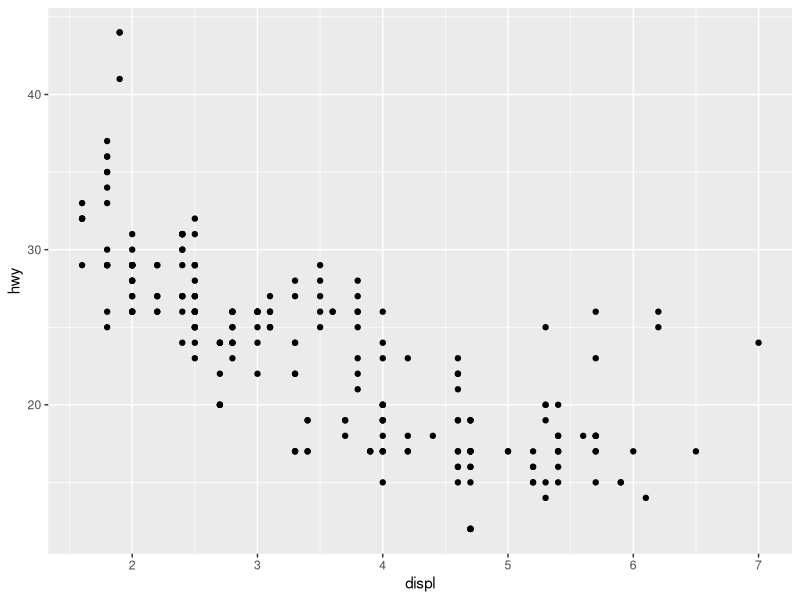
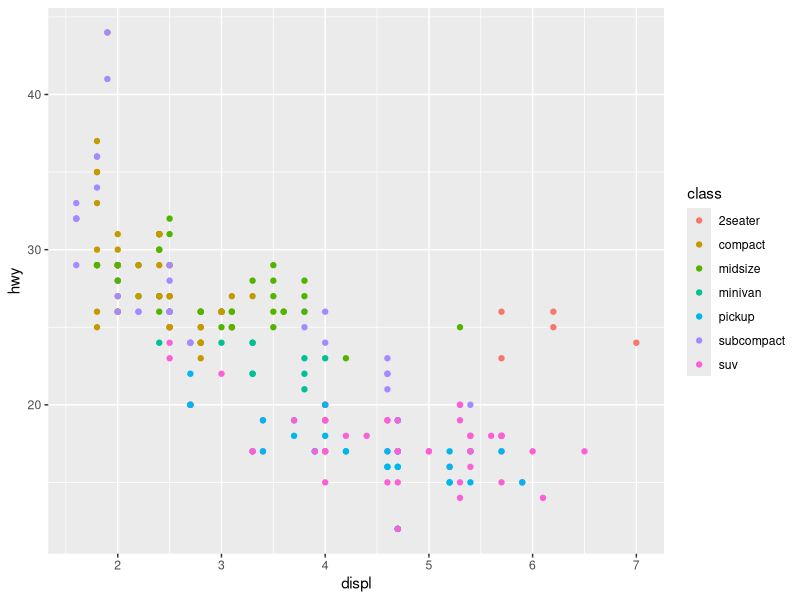
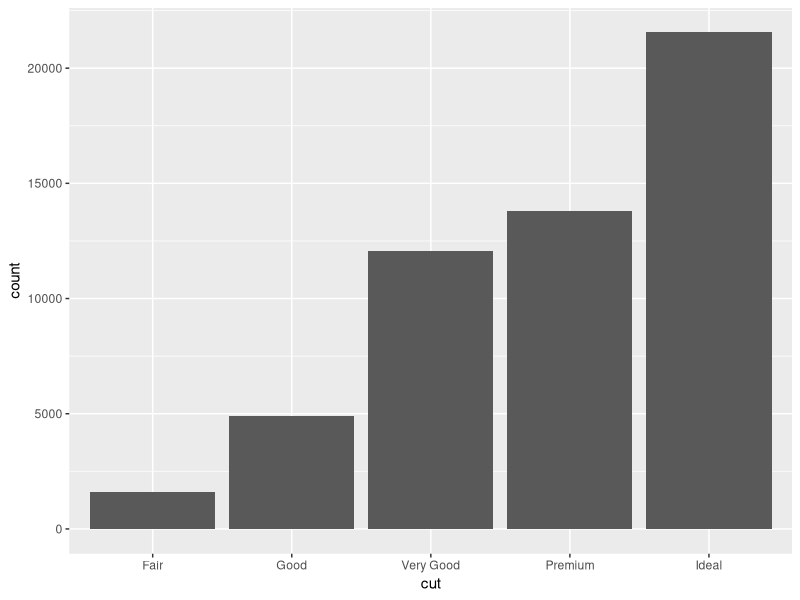
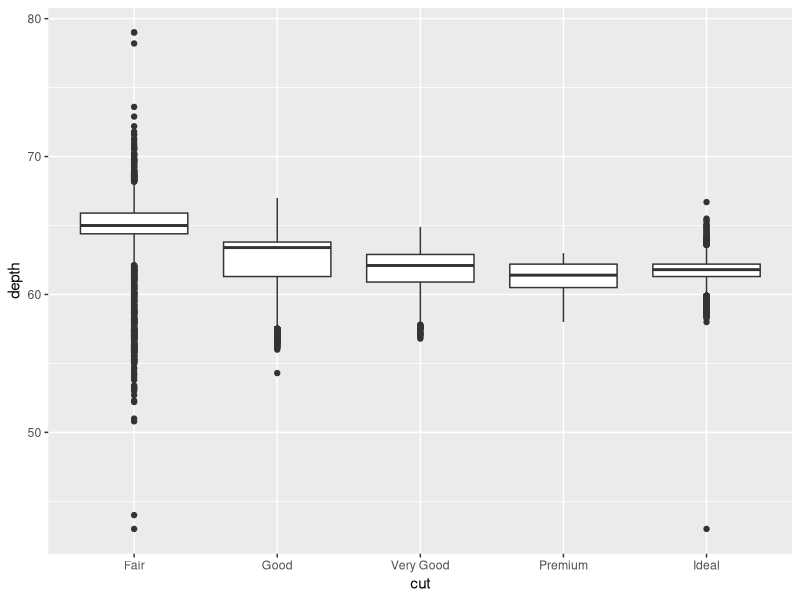

The R source for these figures, in order:
## ---- chunk 1
knitr::opts_chunk$set(results='hide', fig.path='img/r-lesson-')
library(tidyverse)
## ---- chunk 2
mpg
## ---- chunk 3
ggplot(data = mpg) + geom_point(mapping = aes(x=displ, y=hwy))
## ---- chunk 4
ggplot(data = mpg) + geom_point(mapping = aes(x=displ, y=hwy, colour=class))
## ---- chunk 5
diamonds
## ---- chunk 6
ggplot(data = diamonds) + 
  geom_bar(mapping = aes(x=cut))
## ---- chunk 7
ggplot(data = diamonds) + 
  geom_boxplot(mapping = aes(x=cut,y=depth))
## ---- chunk 8
weight_kg <- 55
## ---- chunk 9
weight_kg
## ---- chunk 10
seq(1,10)
## ---- chunk 11
my_sequence <- seq(2,20,2)
## ---- chunk 12
my_sequence[5]
## ---- chunk 13
my_sequence[5:8]
## ---- chunk 14
cards <- c("ace", "king", "queen", "jack", "ten")

cards

typeof(cards)
## ---- chunk 15
# mpg has 234 rows (observations) and 11 columns (variables)
dim(mpg)
## ---- chunk 16
list_1 <- list(1:110,"R")

list_1
## ---- chunk 17
# Note here we have to use StringsAsFactors = FALSE to create a character column
df <- data.frame(number = c(1,7,3),
                 char = c("S","A","U"), 
                 logi = c(TRUE,FALSE,TRUE), 
                 stringsAsFactors = FALSE)

df

# str shows us the structure of the data frame
str(df)

# Show the contents of the number column
df$number
## ---- chunk 18
# Subset rows 1 and 2 of column 1
df[1:2,1]

# Subset all rows of column 3
df[,3]
